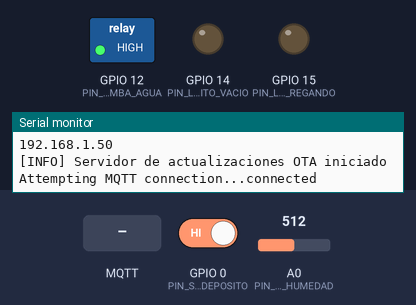
The sketch below on a simulated ESP8266 (NodeMCU). On the bench: switched loads named in the sketch (green lamp = pin HIGH), output pins drawn as LEDs (lit = HIGH), the last lines printed to the serial monitor. The test bench sets the inputs (shaded band); at power-on: GPIO 0 (PIN_SENSOR_BOYA_DEPOSITO) HIGH, A0 (PIN_SENSOR_HUMEDAD) = 512. WiFi joins after 1.5 s; servers stay silent unless stated; no MQTT or app messages arrive unless stated.

Above: at 3.7 s.
3.8 s: MQTT message "ON" arrives on the first subscribed topic
At 5.1 s:
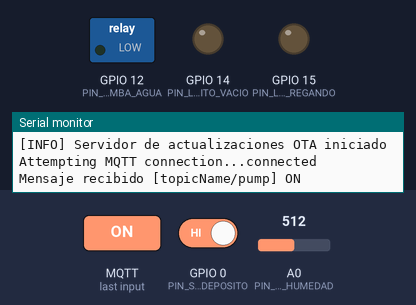
13.0 s: MQTT message "OFF" arrives on the first subscribed topic
At 13.3 s:
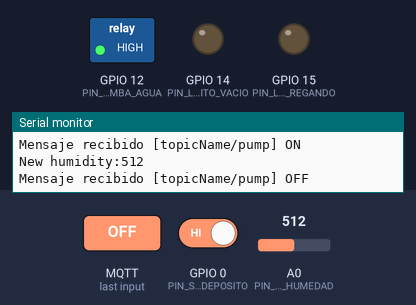
Timing chart, 0 to 16.0 s (numbered marks = the images above; inputs shaded):
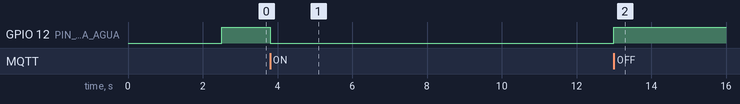

The sketch:

regader_iot_mqtt.ino
```cpp
#include <ESP8266WiFi.h>
#include <PubSubClient.h>
#include "DHT.h"
#include <Wire.h>
#include <ArduinoOTA.h>

#define wifi_ssid ""
#define wifi_password ""

#define mqtt_server "192.168.1.195"
#define mqtt_port 1883
//#define mqtt_user ""
//#define mqtt_password ""


#define pump_topic "topicName/pump" // Bomba de agua
#define humidity_topic "topicName/humidity" // Sensor analógico de humedad
#define tank_topic "topicName/tank" // Boya tanque
#define led_empty_topic "topicName/empty" // LED de depósito vacío
#define led_watering_topic "topicName/watering" // LED de regando

// PINOUTS GPIO
const int PIN_RELE_BOMBA_AGUA =      12;
const int PIN_SENSOR_BOYA_DEPOSITO = 0;
const int PIN_LED_DEPOSITO_VACIO =   14;
const int PIN_LED_REGANDO =          15;
const int PIN_SENSOR_HUMEDAD =       A0;

WiFiClient espClient;
PubSubClient client;

void setup() {
  Serial.begin(115200);
  delay(1000);
  setup_wifi();
  client.setClient(espClient);
  client.setServer(mqtt_server, mqtt_port);
  client.setCallback(callback);

  pinMode(PIN_RELE_BOMBA_AGUA, OUTPUT);
  digitalWrite(PIN_RELE_BOMBA_AGUA, HIGH);
  pinMode(PIN_SENSOR_BOYA_DEPOSITO, INPUT_PULLUP);
  pinMode(PIN_SENSOR_HUMEDAD, INPUT);
  pinMode(PIN_LED_REGANDO, OUTPUT);
  digitalWrite(PIN_LED_REGANDO, LOW);
  pinMode(PIN_LED_DEPOSITO_VACIO, OUTPUT);

  initOTA();
}

bool checkBound(float newValue, float prevValue, float maxDiff) {
  return newValue < prevValue - maxDiff || newValue > prevValue + maxDiff;
}

long lastMsg = 0;

int hum = 0;
int tank = 0;
float diff = 1.0;

void loop() {

  if (!client.connected()) {
    reconnect();
  }
  client.loop();
  long now = millis();

  // Nueva lectura de Temperatura y Humedad cada 10 segundos
  if (now - lastMsg > 10000) {
    lastMsg = now;
    int newHum = analogRead(PIN_SENSOR_HUMEDAD);
    int newTank = digitalRead(PIN_SENSOR_BOYA_DEPOSITO);

    // Si la nueva lectura de humedad es diferente de la anterior envía el nuevo valor
    if (checkBound(newHum, hum, diff)) {
      hum = newHum;
      Serial.print("New humidity:");
      Serial.println(String(hum).c_str());
      client.publish(humidity_topic, String(hum).c_str(), true);
    }

    if (checkBound(newTank, tank, diff)) {
      tank = newTank;
      Serial.print("New tank:");
      Serial.println(String(tank).c_str());
      client.publish(tank_topic, String(tank).c_str(), true);
    }
  }
}
```

MQTT_utils.ino
```cpp
String selector;

// Rutina para la recepción de mensajes MQTT. No usada para el sensor de temperatura y humedad
void callback(char* topic, byte* payload, unsigned int length) {
  Serial.print("Mensaje recibido [");
  Serial.print(topic);
  Serial.print("] ");
  String(receivedChar) = "";
  for (int i = 0; i < length; i++) {
    receivedChar += (char)payload[i];
  }
  Serial.println(receivedChar);
  String selector = String (topic);


  if (selector == "topicName/pump") {
    if (receivedChar == "OFF") {
      digitalWrite(PIN_RELE_BOMBA_AGUA, HIGH);//Lógica inversa
    }
    if (receivedChar == "ON") {
      digitalWrite(PIN_RELE_BOMBA_AGUA, LOW);
    }
  }

  if (selector == "topicName/empty") {
    if (receivedChar == "OFF") {
      digitalWrite(PIN_LED_DEPOSITO_VACIO, LOW);
    }
    if (receivedChar == "ON") {
      digitalWrite(PIN_LED_DEPOSITO_VACIO, HIGH);
    }
  }

  if (selector == "topicName/watering") {
    if (receivedChar == "OFF") {
      digitalWrite(PIN_LED_REGANDO, LOW);
    }
    if (receivedChar == "ON") {
      digitalWrite(PIN_LED_REGANDO, HIGH);
    }
  }
}
```

WIFI_utils.ino
```cpp
void setup_wifi() {
    //WiFi.softAPdisconnect();
    //WiFi.disconnect();
    //WiFi.mode(WIFI_STA);
    //delay(100);
    delay(10);
    Serial.println();
    Serial.print("Connecting to ");
    Serial.println(wifi_ssid);

    WiFi.begin(wifi_ssid, wifi_password);

    while (WiFi.status() != WL_CONNECTED) {
        delay(500);
        Serial.print(".");
    }

    Serial.println("");
    Serial.println("WiFi connected");
    Serial.println("IP address: ");
    Serial.println(WiFi.localIP());
}

void reconnect() {
  // Bucle hasta conseguir la reconexión
  while (!client.connected()) {
    // Intento de conexión
    Serial.print("Attempting MQTT connection...");

    // Si utilizas usuario y contraseña, cambia la siguiente línea por esta
    // if (client.connect("ESP8266Client", mqtt_user, mqtt_password)) {
    if (client.connect("ESP8266Client")) {
      Serial.println("connected");
      client.subscribe(pump_topic);
      client.subscribe(humidity_topic);
      client.subscribe(tank_topic);
      client.subscribe(led_empty_topic);
      client.subscribe(led_watering_topic);
    } else {
      Serial.print("failed, rc=");
      Serial.print(client.state());
      Serial.println(" try again in 5 seconds");

      // Espera 5 segundos para un nuevo intento
      delay(5000);
    }
  }
}
```

OTA_config.ino
```cpp
void onOTAStopAll() {
  digitalWrite(LED_BUILTIN, LOW);
}

void initOTA() {
  if (WiFi.status() == WL_CONNECTED) //comprobar estado de conexion del WIFI
  {
    // Port defaults to 8266
    //ArduinoOTA.setPort(8266);

    // Hostname defaults to esp8266-[ChipID]
    ArduinoOTA.setHostname("DHT11_MQTT");

    // No authentication by default
    //ArduinoOTA.setPassword("123456");

    // Password can be set with it's md5 value as well
    //MD5(admin) = 21232f297a57a5a743894a0e4a801fc3
    //ArduinoOTA.setPasswordHash("21232f297a57a5a743894a0e4a801fc3");

    ArduinoOTA.onStart([]() {
      String type;

      onOTAStopAll();

      if (ArduinoOTA.getCommand() == U_FLASH) {
        type = "sketch";
      } else { // U_FS
        type = "filesystem";
      }

      // NOTE: if updating FS this would be the place to unmount FS using FS.end()
      Serial.println("[INFO] OTA Start updating " + type);
    });
    ArduinoOTA.onEnd([]() {
      Serial.println("\n[INFO] OTA update end");
      digitalWrite(LED_BUILTIN, HIGH);
    });
    ArduinoOTA.onProgress([](unsigned int progress, unsigned int total) {
      digitalWrite(LED_BUILTIN, LOW);
      Serial.printf("[INFO] OTA Progress: %u%%\r", (progress / (total / 100)));
      digitalWrite(LED_BUILTIN, HIGH);
    });
    ArduinoOTA.onError([](ota_error_t error) {
      Serial.printf("[ERROR] OTA Error[%u]: ", error);
      if (error == OTA_AUTH_ERROR) {
        Serial.println("[ERROR] OTA Auth Failed");
      } else if (error == OTA_BEGIN_ERROR) {
        Serial.println("[ERROR] OTA Begin Failed");
      } else if (error == OTA_CONNECT_ERROR) {
        Serial.println("[ERROR] OTA Connect Failed");
      } else if (error == OTA_RECEIVE_ERROR) {
        Serial.println("[ERROR] OTA Receive Failed");
      } else if (error == OTA_END_ERROR) {
        Serial.println("[ERROR] OTA End Failed");
      }
    });
    ArduinoOTA.begin();
    Serial.println("[INFO] Servidor de actualizaciones OTA iniciado");
  }

}
```

Measured:
- after the input at 3.8 s, GPIO 12 (PIN_RELE_BOMBA_AGUA): HIGH → LOW at once
- after the input at 13.0 s, GPIO 12 (PIN_RELE_BOMBA_AGUA): LOW → HIGH at once
